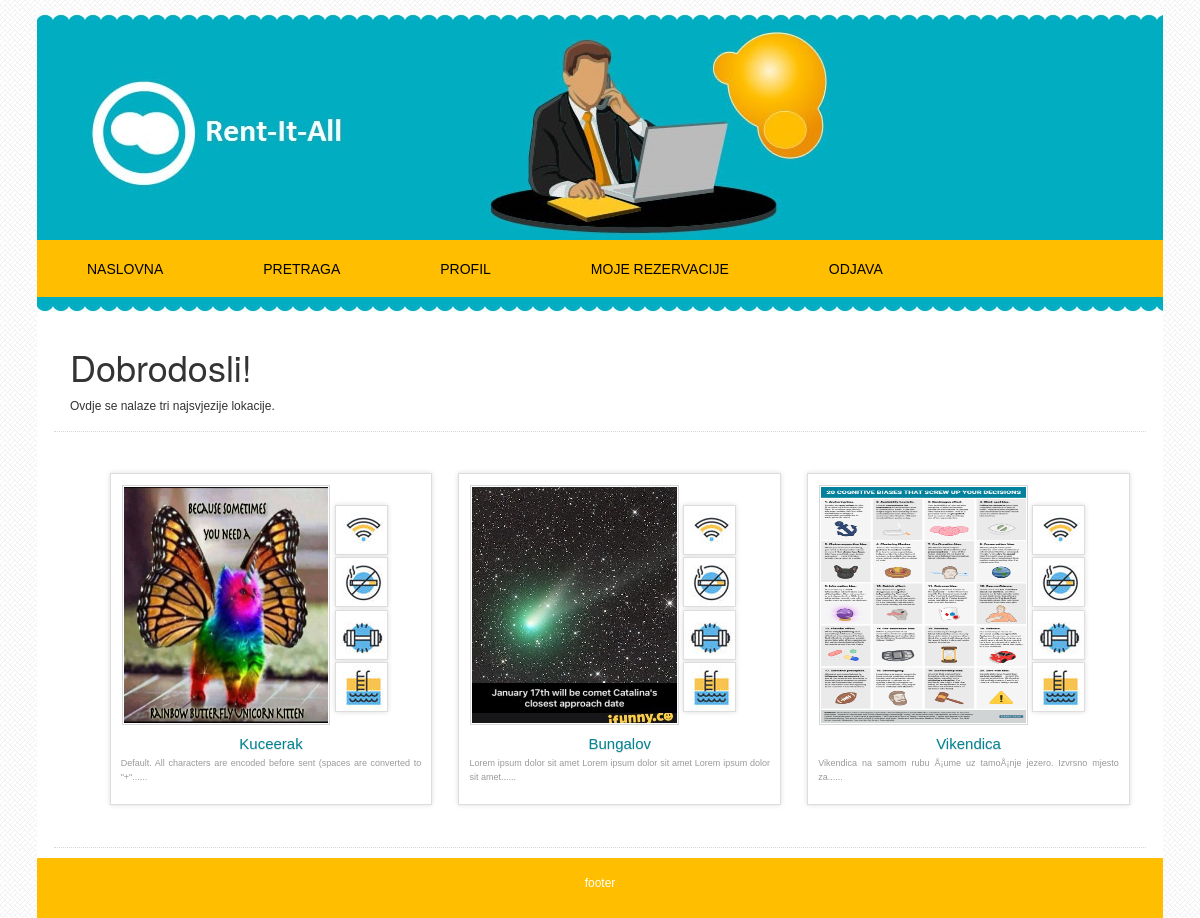
Page /index.php (signed in) on the committed database.
### tables this page shows
CREATE TABLE `articles` (
  `id` int(11) NOT NULL,
  `naziv` varchar(255) NOT NULL,
  `adresa` varchar(255) NOT NULL,
  `vlasnik_id` int(11) NOT NULL,
  `cijena` float(7,2) NOT NULL,
  `detalji` text NOT NULL,
  `slika` varchar(255) NOT NULL,
  `tagovi` varchar(255) NOT NULL
);

### index.php (the view, shortened to what this page needs)
<?php
include_once('scripts/status.php');
function skrati($text, $maxchar, $end='...') {
    if (strlen($text) > $maxchar || $text == '') {
        $words = preg_split('/\s/', $text);
        $out = '';
        $i      = 0;
        while (1) {
            $length = strlen($out)+strlen($words[$i]);
            if ($length > $maxchar) {
                break;
            }
            else {
                $out .= " " . $words[$i];
                ++$i;
            }
        }
        $out .= $end;
    }
    else {
        $out = $text;
    }
    return $out;
}
$sql="SELECT * FROM articles ORDER BY id DESC LIMIT 3";
$query=mysqli_query($db_conx, $sql);
$output = '';
while($row=mysqli_fetch_array($query)){
    $i=$row['id'];
    $ime=$row['naziv'];
    $opis=$row['detalji'];
    $slika=$row['slika'];
    $s="SELECT * FROM pogodnosti WHERE art_id='$i' LIMIT 1";
    $q=mysqli_query($db_conx, $s);
    $r=mysqli_fetch_array($q);
    $a=$r['wifi'];
    $b=$r['bazen'];
    $c=$r['zrak'];
    $d=$r['teretana'];
    $output .= '
                  <li><a href="art.php?id=' . $i . '">
                    <table><tr>
                        <td style="width:70%;border:solid 1px white;"><img src="' . $slika . '" alt="slika" style="width:220px;height:240px;"/><td>
                        <td style="border:solid 1px white;">
                          ';
                          if($a>0) $output .= '<li id="wifi" title="Wi-Fi"></li>';
                          if($b>0) $output .= '<li id="no_smoke" title="Zabranjeno pušenje"></li>';
                          if($c>0) $output .= '<li id="gym" title="Teretana"></li>';
                          if($d>0) $output .= '<li id="pool" title="Bazen"></li>';
                    $output .= '</td>
                    </tr></table>
                    <h3>' . $ime . '</h3>
                    <p>' . skrati($opis, 80) . '...</p>
                    </a>
                  </li>
    ';
}
?>
<!doctype html>
<html lang="hr">
<head>
    <link rel="stylesheet" href="https://maxcdn.bootstrapcdn.com/bootstrap/3.3.6/css/bootstrap.min.css">
    <link rel="stylesheet" type="text/css" href="style/style.css">
</head>
<body>
<div class="wrapper">
   <?php include_once('header.php'); ?>
<section id="content">
  <div class="wrap-content text">
    <div class="row box1">
      <div class="co1umn">
        <div class="wraptext">
          <h1>Dobrodosli!</h1>
          <p>Ovdje se nalaze tri najsvjezije lokacije.</p>
        </div>
      </div>
      <div class="line"></div>
    </div>
    <div class="row box2">
      <div class="co1umn">
        <div class="wraptext">
          <ul class="rig columns-3">
            <?php echo $output; ?>
          </ul>
        </div>
      </div>
      <div class="line"></div>
    </div>
  </div>
</section>
<footer>
	<div class="wrap-footer">
		<div class="ftr">
			<p>footer</p>
		</div>
	</div>
</footer>
  </div>
</body>
</html>

### style/style.css (style rules this page uses)
html, body { height: 100%; }
body { background-image:url(images/cream_pixels.fw.png); background-repeat:repeat; margin-top:10px; }
.wrapper { max-width: 1126px; background-color:#FFF; width: 100%; margin: 0 auto -20px; }
img { padding:1px; border:1px solid #D7D7D7; background-color:#FFF; margin: 5px 15px 5px 50px; }
h3 { font-family: Arial, Helvetica, sans-serif; font-size: 150%; font-weight: normal; text-align: center; color: #008493; text-shadow: 0 1px 1px #dadada; }
p { font-size:12px; font-family:Arial, Helvetica, sans-serif; text-align:left; line-height:18px; text-align:justify; }
a { color:#DA251D; }
#content .wrap-content { background: #ffffff; }
.box1 { margin:5px 7px; padding:10px; }
.box2 { margin:0px 7px; padding:10px; text-align:left; }
div.line { border-top-width:1px; border-top-style:dotted; border-top-color:#D7D7D7; }
.wraptext { margin:5px; }
.text .wraptext { margin: 16px; }
ul.rig { list-style: none; font-size: 0px; margin-left: -2.5%; }
ul.rig li { display: inline-block; padding: 10px; margin: 0 0 2.5% 2.5%; background: #fff; border: 1px solid #ddd; font-size: 16px; font-size: 1rem; vertical-align: top; box-shadow: 0 0 5px #ddd; box-sizing: border-box; -moz-box-sizing: border-box; -webkit-box-sizing: border-box; }
ul.rig li img { max-width: 100%; height: auto; margin: 0 0 10px; }
ul.rig li h3 { margin: 0 0 5px; }
ul.rig li p { font-size: .9em; line-height: 1.5em; color: #999; }
ul.rig.columns-3 li { width: 30.83%; }
ul.rig a { display: block; text-decoration: none; }
#wifi { width: 53px; height: 50px; background: url('images/icons.jpg') -121px -162px; }
#no_smoke { width: 53px; height: 50px; background: url('images/icons.jpg') -282px -161px; }
#gym { width: 53px; height: 50px; background: url('images/icons.jpg') -175px -213px; }
#pool { width: 53px; height: 50px; background: url('images/icons.jpg') -121px -215px; }
footer { background-image: url(images/top_yellow_bg.jpg); background-repeat: repeat-x; }
.wrap-footer { background-image: url(images/top_yellow_bg.jpg); background-repeat: repeat-x; }
.ftr { background:#FFBF00; font-family:Arial, Helvetica, sans-serif; padding:10px 0px; color:#ffffff; }
.ftr p { font-size:12px; font-family:Arial, Helvetica, sans-serif; text-align:center; line-height:30px; }

### rows in the picture
articles: slika (picture), naziv "Kuceerak", detalji "Default. All characters are encoded before sent (spaces are converted to \"+\"..."
articles: slika (picture), naziv "Bungalov", detalji "Lorem ipsum dolor sit amet Lorem ipsum dolor sit amet Lorem ipsum dolor sit amet..."
articles: slika (picture), naziv "Vikendica", detalji "Vikendica na samom rubu Å¡ume uz tamoÅ¡nje jezero. Izvrsno mjesto za..."
